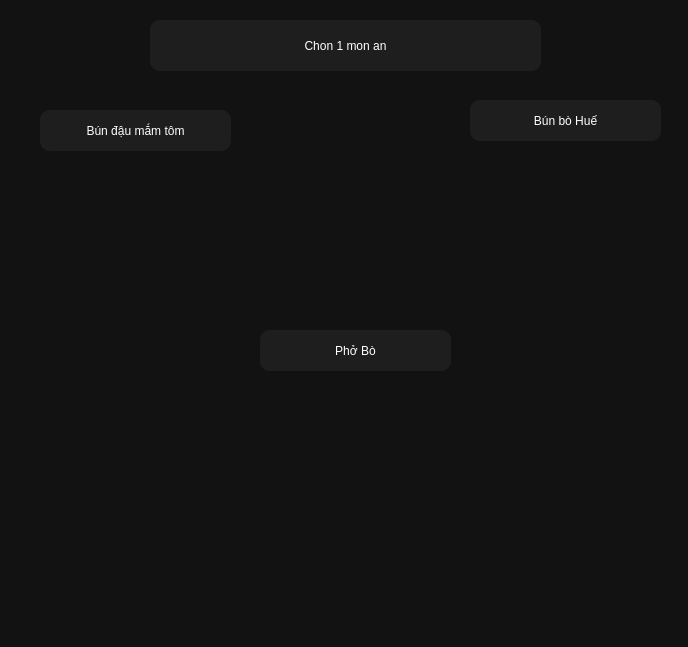
<?xml version="1.0" encoding="UTF-8"?>
<ui version="4.0">
 <class>MainWindow</class>
 <widget class="QMainWindow" name="MainWindow">
  <property name="geometry">
   <rect>
    <x>0</x>
    <y>0</y>
    <width>688</width>
    <height>647</height>
   </rect>
  </property>
  <property name="windowTitle">
   <string>MainWindow</string>
  </property>
  <property name="styleSheet">
   <string notr="true">
    QWidget {
        background-color: #121212;
        color: white;
        font-family: 'Segoe UI';
    }
    QLabel {
        color: #ffffff;
    }
    QPushButton {
        background-color: #1e1e1e;
        color: white;
        border-radius: 10px;
        padding: 8px;
    }
    QPushButton#createAccountButton {
        background-color: #f44336;
        font-weight: bold;
        color: white;
    }
    QLineEdit {
        background-color: #2a2a2a;
        border: none;
        border-radius: 10px;
        padding: 10px;
        color: white;
    }
   </string>
  </property>
  <widget class="QWidget" name="centralwidget">
   <widget class="QPushButton" name="pushButton_3">
    <property name="geometry">
     <rect>
      <x>150</x>
      <y>20</y>
      <width>391</width>
      <height>51</height>
     </rect>
    </property>
    <property name="font">
     <font>
      <family>Segoe UI</family>
     </font>
    </property>
    <property name="text">
     <string>Chon 1 mon an</string>
    </property>
   </widget>
   <widget class="QPushButton" name="btn_bundau">
    <property name="geometry">
     <rect>
      <x>40</x>
      <y>110</y>
      <width>191</width>
      <height>41</height>
     </rect>
    </property>
    <property name="font">
     <font>
      <family>Segoe UI</family>
     </font>
    </property>
    <property name="text">
     <string>Bún đậu mắm tôm</string>
    </property>
   </widget>
   <widget class="QPushButton" name="btn_bunbohue">
    <property name="geometry">
     <rect>
      <x>470</x>
      <y>100</y>
      <width>191</width>
      <height>41</height>
     </rect>
    </property>
    <property name="font">
     <font>
      <family>Segoe UI</family>
     </font>
    </property>
    <property name="text">
     <string>Bún bò Huế</string>
    </property>
   </widget>
   <widget class="QPushButton" name="btn_phobo">
    <property name="geometry">
     <rect>
      <x>260</x>
      <y>330</y>
      <width>191</width>
      <height>41</height>
     </rect>
    </property>
    <property name="font">
     <font>
      <family>Segoe UI</family>
     </font>
    </property>
    <property name="text">
     <string>Phở Bò</string>
    </property>
   </widget>
   <widget class="QLabel" name="label">
    <property name="geometry">
     <rect>
      <x>220</x>
      <y>340</y>
      <width>281</width>
      <height>291</height>
     </rect>
    </property>
    <property name="styleSheet">
     <string notr="true">background:none</string>
    </property>
    <property name="text">
     <string/>
    </property>
    <property name="pixmap">
     <pixmap>../../image-removebg-preview (2) (1).png</pixmap>
    </property>
   </widget>
   <widget class="QLabel" name="label_2">
    <property name="geometry">
     <rect>
      <x>20</x>
      <y>150</y>
      <width>221</width>
      <height>201</height>
     </rect>
    </property>
    <property name="styleSheet">
     <string notr="true">background:none
</string>
    </property>
    <property name="text">
     <string/>
    </property>
    <property name="pixmap">
     <pixmap>../img/—Pngtree—bun dau mam tom art_15322189 (2).png</pixmap>
    </property>
    <property name="scaledContents">
     <bool>true</bool>
    </property>
   </widget>
   <widget class="QLabel" name="label_3">
    <property name="geometry">
     <rect>
      <x>420</x>
      <y>130</y>
      <width>291</width>
      <height>221</height>
     </rect>
    </property>
    <property name="styleSheet">
     <string notr="true">background:none</string>
    </property>
    <property name="text">
     <string/>
    </property>
    <property name="pixmap">
     <pixmap>../img/pngtree-delicious-beef-vietnamese-rice-noodles-png-image_2878222-removebg-preview.png</pixmap>
    </property>
    <property name="scaledContents">
     <bool>true</bool>
    </property>
   </widget>
   <widget class="QLabel" name="label_4">
    <property name="geometry">
     <rect>
      <x>200</x>
      <y>370</y>
      <width>301</width>
      <height>261</height>
     </rect>
    </property>
    <property name="styleSheet">
     <string notr="true">background:none</string>
    </property>
    <property name="text">
     <string/>
    </property>
    <property name="pixmap">
     <pixmap>../img/ad5dfcfd926c92feba8aa281dbad3a53_t__1_-removebg-preview.png</pixmap>
    </property>
    <property name="scaledContents">
     <bool>true</bool>
    </property>
   </widget>
  </widget>
 </widget>
 <resources/>
 <connections/>
</ui>
